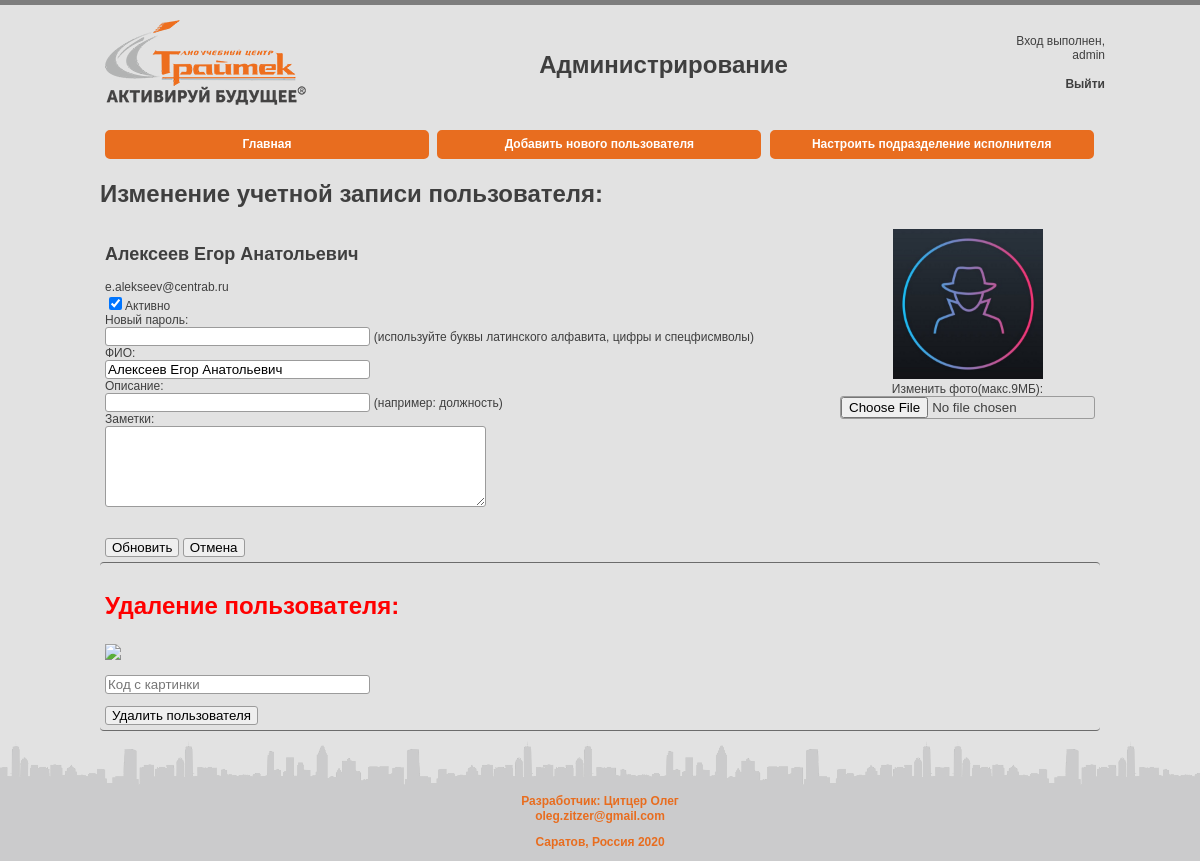
Screenshot of /admin/user_management.php?action=changeUser&id=32 (signed in) with the database file from the repository.
### tables this page shows
CREATE TABLE `users` (
  `id` int(11) NOT NULL AUTO_INCREMENT,
  `email` varchar(255) NOT NULL,
  `password` varchar(255) NOT NULL,
  `name` varchar(255) DEFAULT NULL,
  `description` varchar(255) DEFAULT NULL,
  `note` varchar(255) DEFAULT NULL,
  `photo_id` varchar(255) NOT NULL,
  `status` int(11) NOT NULL,
  PRIMARY KEY (`id`)
);

### admin/inc/lib.php (called while the page is built, shortened)
<?php
function getDataFromTable($dbh, $query)
{
    try
    {
        $result = $dbh->query($query);
        return $result;
    }catch (PDOException $e){
        $error = "Error:".iconv("windows-1251", "UTF-8",$e->getMessage());
        echo $error;
        return $error;
    }
}

### admin/add_user.php (the view, shortened to what this page needs)
<?php
if($_GET['action'] == "changeUser"){
    $raw_data = getDataFromTable($dbh,"SELECT * FROM users WHERE `id` = ".$_GET['id'].";");
    $raw_data->setFetchMode(PDO::FETCH_NUM);
    $row = $raw_data->fetch();
    $change_user_outline = "
    <form enctype=\"multipart/form-data\" method='POST' action='{$_SERVER['PHP_SELF']}' >
		<table cellpadding='5px' style='border:none;'><tr>
     <td style='text-align:left; border:none;'>
      <h2>".$row[3]."<br></h2>".$row[1]."<br>
      <input type=\"checkbox\" name=\"status\" value=\"1\" ". (($row[7]==1)?'checked':'')."/>Активно<br>
      Новый пароль:<br><input type='password' size='35' name='inp_new_pass' /> (используйте буквы латинского алфавита, цифры и спецфисмволы)<br>
      ФИО: <br> <input type='text' size='35' name='inp_name' value='".$row[3]."'/> <br>
      Описание:  <br><input type='text' size='35' name='inp_desc' value='".$row[4]."'/> (например: должность)<br>
      Заметки:<br>
      <textarea rows=\"5\" cols=\"45\" name=\"inp_note\">".$row[5]."</textarea> <br>
      <input type=\"hidden\" name=\"photoid\" value='".$row[6]."' /><br>
      <br><input type='submit' name='user_action' value='Обновить'/>
      <input type=\"button\" onclick=\"javascript:window.location='user_management.php';\" value = 'Отмена'/>
    </td>
    <td width='200px' style='border:none;text-align: center; vertical-align: top;'>
        <img width='150' height='150' src='../photo/". $row[6] .".jpg'alt=\"AVATAR\"><br>
        <input type=\"hidden\" name=\"MAX_FILE_SIZE\" value=\"10000000\" />
        Изменить фото(макс.9МБ): <br> <input name=\"user_photo\" type=\"file\" value=\"\" />
        <input type='hidden' name='id' value='".$row[0]."' />
    </td>
    </tr>
    </table>
    <table cellpadding='5px' style='border-top: 1px solid #6c6c6c; border-left: none; border-bottom: 1px solid #6c6c6c; border-right: none; text-align:left;'><tr>
    <td style='border: none; text-align:left;'>
    <h1><p style='color:red; font-weight:bold;'>Удаление пользователя:</p></h1>
    <div>
      <img src=\"gd/noise-picture.php\" />
    </div>
    <p><input type='text' name='inp_captcha' placeholder='Код с картинки' /></p>
    <input type=\"submit\" name=\"delete_user\" value = 'Удалить пользователя'/>
    </td>
    </tr></table>
    </form>
    ";
}

### admin/inc/userManagement.css (style rules this page uses)
body { color: #3f3f3f; font: 12px Tahoma, sans-serif; background-color: #e2e2e2; border-top: 5px solid #7e7e7e; margin: 0; padding-top: 10px; }
h1 { color: #3f3f3f; }
table { border-spacing: 0px; border-radius: 4px; width: 100%; border: 2pt solid #3f3f3f; text-align: center; }
table td { border-spacing: 0px; border: 1pt solid #3f3f3f; padding-top: 5px; padding-bottom: 5px; }
input { border:1px solid #9b9b9b; border-radius: 3px; }
input[type="text"] { width: 35ch; }
input[type="password"] { width: 35ch; }
textarea { border:1px solid #9b9b9b; border-radius: 3px; }

### rows the page displays
users: name "Алексеев Егор Анатольевич", email "e.alekseev@centrab.ru", status "☑", inp_name "Алексеев Егор Анатольевич"

### other values shown
$_SESSION['username'] "admin"
